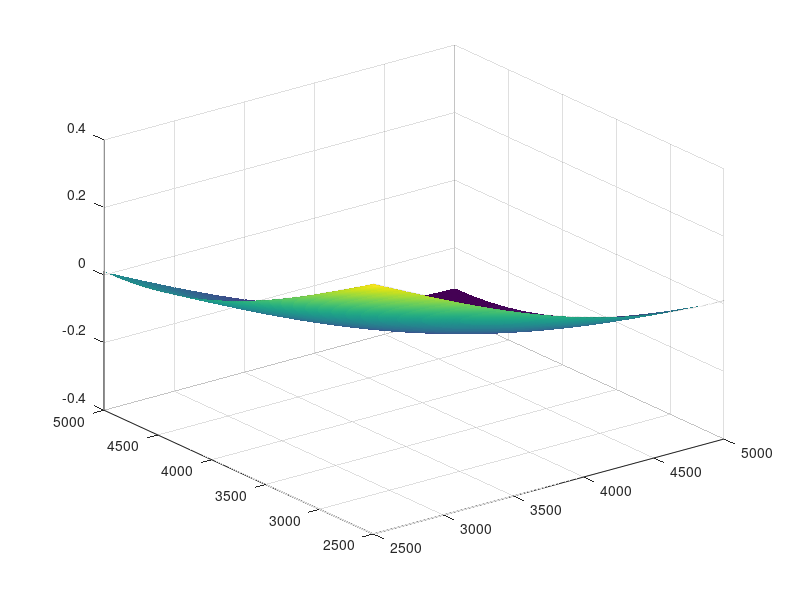

Here is the MATLAB script that generated this plot: (Note: this script raises an error after producing the figure.)
%% Determine best omega for relaxed Jacobi smoothing
clear;
clc;

m = 5000;
h = 1 / (m+1);
p = m/2:m;
q = (m/2:m)';
lambda_p_q = @(p, q, h) ((cos(h*pi*p) - 1) + (cos(h*pi*q) - 1));

lambda_p_q_2 = @(p, q, h, omega) 1 + omega * 0.5 * lambda_p_q(p, q, h);

lam = lambda_p_q_2(p, q, h, 0.66);
omegas_n = 50;
omegas = linspace(0, 2, omegas_n)';

surf(p, q, lam);

maxes = zeros(omegas_n, 1);
for i = 1:omegas_n
    omega = omegas(i);
    maxes(i) = max(abs(lambda_p_q_2(p, q, h, omega)), [], "all");
end

plot(omegas, maxes);
disp(max(lam, [], "all"));
%%
%lam2 = lambda_p_q_2(omegas);
%surf(lam2);
surf(p, q, lam);
xlabel("p");
ylabel("q");
